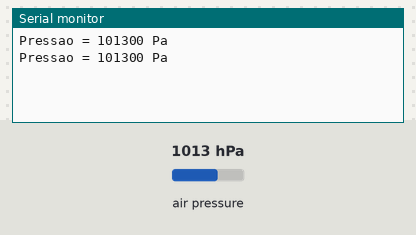
Recording of a sketch running on a simulated Arduino Uno, built with avr-gcc and run on an emulated ATmega328P. On the bench: the last lines printed to the serial monitor. The inputs (shaded band) are chosen by the test bench; at power-on: air pressure 1013 hPa.

Above: at 1.8 s.
1.9 s: air pressure set to 952 hPa
At 2.8 s:
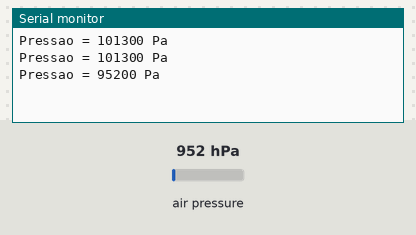
3.4 s: air pressure set to 975 hPa
At 4.8 s:
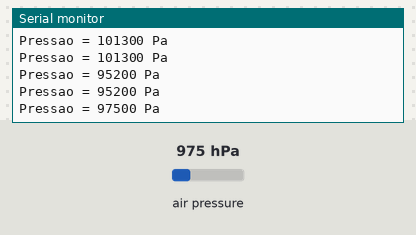
Timing chart, 0 to 6.4 s (numbered marks = the images above; inputs shaded):
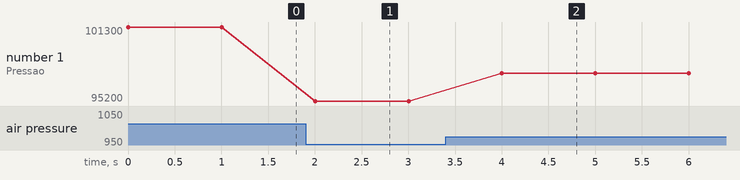

Measured:
- after the input at 1.9 s, the serial monitor: prints a new line after 0.10 s (image 1)
- after the input at 3.4 s, the serial monitor: prints a new line after 0.60 s (image 2)
- plotted number 1: 101300 → 95200 after the input at 1.9 s, 95200 → 97500 after the input at 3.4 s

The sketch:

bmp180.ino
```cpp
#include <Wire.h>
#include <Adafruit_BMP085.h>

Adafruit_BMP085 bmp;

void setup() {
  Wire.begin();

  Serial.begin(115200);

  if (!bmp.begin())
  {
    Serial.println("Sensor BMP085 nao encontrado, verifique as conexoes!");
    while (1) {}
  }
}

void loop() {
  Serial.print("Pressao = ");
  Serial.print(bmp.readPressure());
  Serial.println(" Pa");

  delay(1000);
}
```
